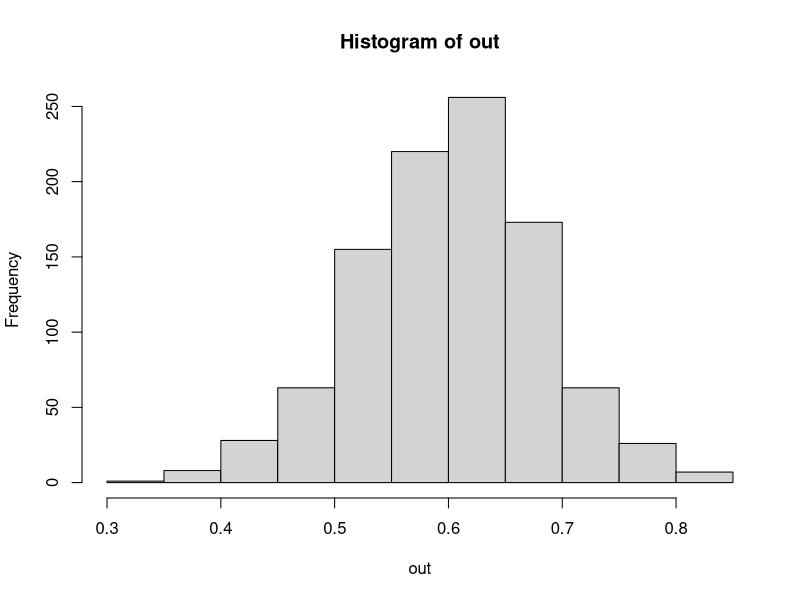
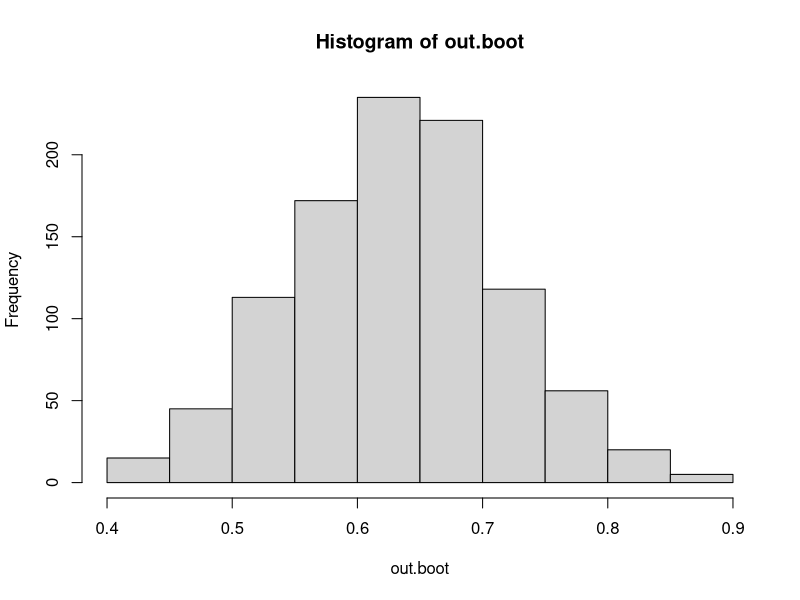
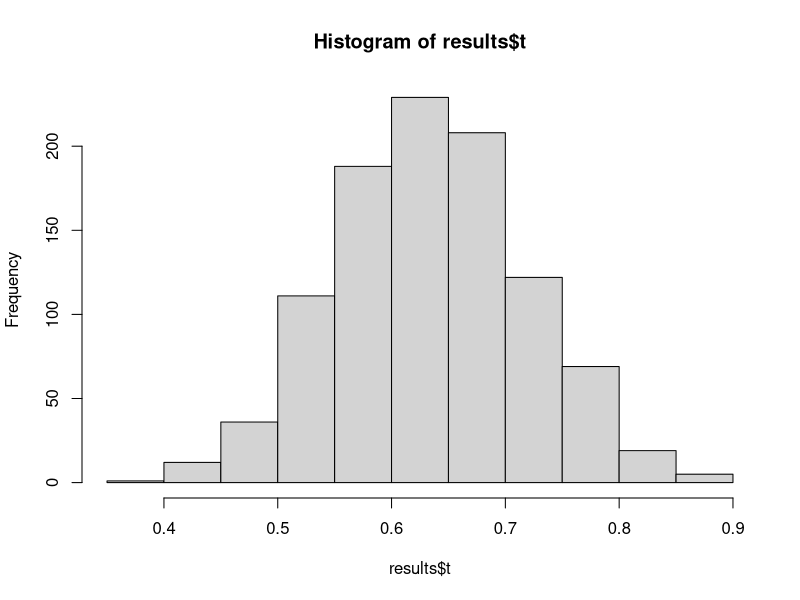
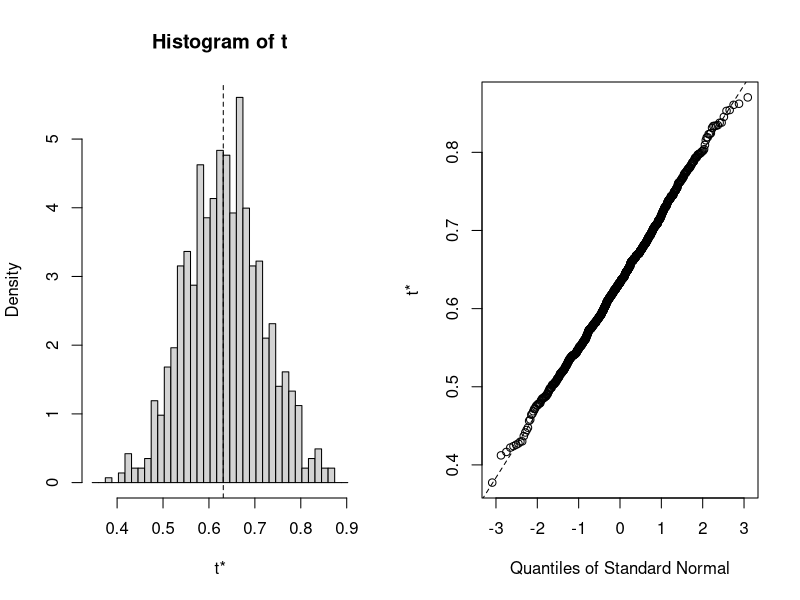

Here is the R script that generated these plots, in order:
# Example on p. 188 of ISL:

n = 100

x = rnorm(n)
y = 0.5*x + rnorm(n)

# Var(x) = 1, Var(y) = 1.25, cov(x, y) = 0.5
# Check:
var(x)
var(y)
cov(x,y)
alpha = (var(y)-cov(x,y))/(var(x) + var(y) - 2*cov(x,y))
alpha
# True alpha = 0.6

# What is the SE of alpha?
# Simulate many alphas:
R = 1000
out = 1:R
for (i in 1:R) 
{
  x = rnorm(n)
  y = 0.5*x + rnorm(n)
  
  out[i] = (var(y)-cov(x,y))/(var(x) + var(y) - 2*cov(x,y))
}

hist(out)
mean(out)
sd(out)
   
# Estimated SD of alpha is about 0.08 
# Note: there is no theoretical result to compare to!

# Let us now do the same with bootstrap:
# We have only one sample to work with!!
# Generate that sample:

set.seed(265)
x = rnorm(n)
y = 0.5*x + rnorm(n)

# Generate the boostrap samples:
# We will use the sample function to resample (x,y)
b.ind = sample(1:n, replace = T)
b.ind
# note some indeces are repeated!

out.boot = 1:R
for (i in 1:R) 
{
  b.ind = sample(1:n, replace = T)
  out.boot[i] = (var(y[b.ind])-cov(x[b.ind],y[b.ind]))/(var(x[b.ind]) + var(y[b.ind]) - 2*cov(x[b.ind],y[b.ind]))
  
}

hist(out.boot)
mean(out.boot)
sd(out.boot)
# Quite close to the values obtained with simulating from the population!

# All this can be done automatically with library boot:


library("boot")
# Define function to estimate alpha
alpha.fcn = function(data, indices) 
{
  d = data[indices,] # allows boot to select sample
  a = (var(d[,2])-cov(d[,1],d[,2]))/(var(d[,1]) + var(d[,2]) - 2*cov(d[,1],d[,2]))
  return(a)
} 
results = boot(data=cbind(x,y), statistic = alpha.fcn, R=1000)
hist(results$t)
mean(results$t)
sd(results$t)

# You can also obtain CI:
boot.ci(results, type="all")

# Or manually with the correct empirical quantiles from the bootstrap samples:
quantile(results$t, c(0.025, 0.975))

# Or with SE:
mean(results$t) - 1.96*sd(results$t)
mean(results$t) + 1.96*sd(results$t)

# To check normality:
plot(results)



# Example 2: Studying the SD of the coefficient of variation CV = sd/x.bar
x <- c(0.73, 3.62, 1.11, 1.30, 1.19, 2.74, 1.69, 2.55, 0.38, 0.45,
1.39, 0.06, 1.06, 0.07, 0.19, 0.35, 0.15, 2.84, 0.58, 0.03)

# Alternative method of specifying the function is with weights
cv <- function(x, w) 
  {
   xbar <- sum(x*w)
   sqrt((sum(w*x^2) - xbar^2)*length(x)/(length(x)-1))/xbar
  }
b <- boot(x, statistic = cv, 1000, stype = "w")
boot.ci(b, conf = 0.95)
abc.ci(x, cv, conf = 0.95)


# Exercise:
# Generate 30 observations from the N(0, 1) distribution
# Obtain an estimate of the SE of the sample st. deviation
# Note: True theoretical SE = sqrt(2*sigma^4/(n-1))

